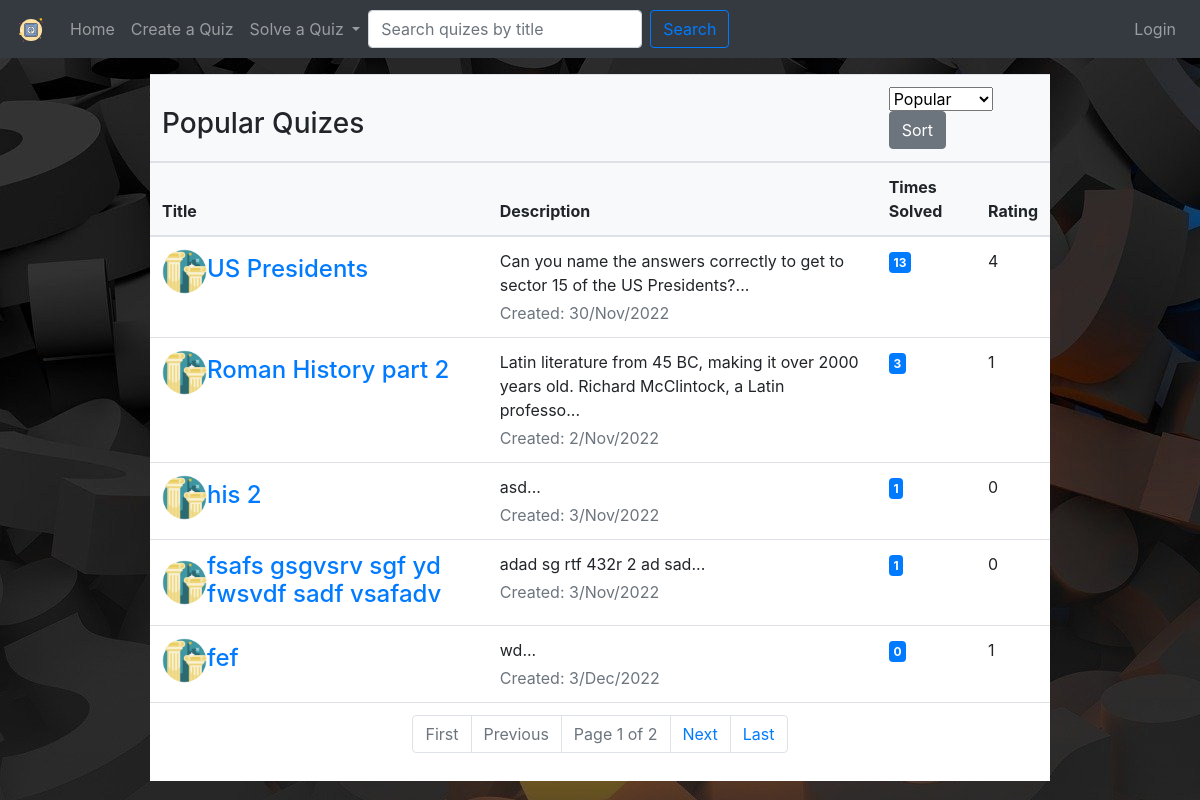
Screenshot of /quizes/history/ with the database file from the repository.
### quiz/models.py (models this page shows, shortened)
class Quiz(models.Model):
    choices = (
        ('history', "History"),
        ('geography', "Geography"),
        ('sports', "Sports"),
        ('entertainment', "Entertainment"),
        ('music', "Music"),
        ('language', "Language"),
        ('gaming', "Gaming"),
        ('other', "Other"),
    )
    title = models.CharField(max_length=40, unique=True, blank=False)
    description = models.CharField(max_length=100, blank=False)
    category = models.CharField(max_length=20, choices = choices)
    created = models.DateTimeField(auto_now_add=True)
    created_by = models.ForeignKey(settings.AUTH_USER_MODEL, null=True, on_delete=models.SET_NULL)
    rating = models.IntegerField(default=0)
    class Meta:
        verbose_name_plural = "Quizes"

### quiz/views.py (the view, shortened to what this page needs)
# urls.py: path('quizes/<str:category>/', views.quizes, name='quizes'),
def quizes(request, category):
	popular=Quiz.objects.annotate(count=Count('userquizpoints')).order_by('-count').filter(category=category)
	context={'quizes':popular, 'search':'Popular'}
	if request.method == 'GET':
		if request.GET.get('search') == 'Newest':
			newest=Quiz.objects.filter(category=category).order_by('-created').annotate(count=Count('userquizpoints'))
			context={'quizes':newest, 'search':'Newest'}
		elif request.GET.get('search') == 'Oldest':
			oldest=Quiz.objects.filter(category=category).order_by('created').annotate(count=Count('userquizpoints'))
			context={'quizes':oldest, 'search':'Oldest'}
		elif request.GET.get('search') == 'Best Rated':
			rating=Quiz.objects.filter(category=category).annotate(rate=Avg('userquizpoints__points')).order_by('-rating').annotate(count=Count('userquizpoints'))
			context={'quizes':rating, 'search':'Best Rated'}
	paginator = Paginator(context['quizes'],5)
	page_number = request.GET.get('page')
	page_obj = paginator.get_page(page_number)
	context['searchdata']=page_obj
	return render(request, 'quiz/quizes.html', context)

### quiz/templates/quiz/quizes.html (shortened to what this page needs)
{%extends './basetemp.html' %}
{% block content %}
<div class="table-responsive-sm center mt-3">
    <table class="table align-middle mb-0 bg-white table-hover">
        <thead class="bg-light">
            <tr>
                <th colspan="2">
                    <h3>{{search}} Quizes</h3>
                </th>
                <th colspan="3">
                    <form action="" method="POST" style="float: right;">
                        <select name="sort" id="sort" class="form-select">
                             <option value="{{search}}" hidden selected>{{search}}</option>
                        </select>
                        <input type="submit" value="Sort" class="btn btn-secondary">
                    </form>
                </th>
            </tr>
            <tr>
                <th>Title</th>
                <th>Description</th>
                <th>Times Solved</th>
                <th>Rating</th>
            </tr>
        </thead>
        <tbody>
            {% for quiz in searchdata %}
            <tr>
            <td>
                <div class="d-flex align-items-center">
                <img
                    src="/static/quiz/images/{{quiz.category}}.png"
                    alt=""
                    style="width: 45px; height: 45px"
                    class="rounded-circle"
                    />
                <div class="ms-3">
                    <a href="{% url 'quiz' quiz.id %}"><h4 class="fw-bold mb-1">{{quiz.title}}</h4></a>
                </div>
                </div>
            </td>
            <td>
                <p class="fw-normal mb-1">{{quiz.description|truncatechars:100}}...</p>
                <p class="text-muted mb-0">Created: {{quiz.created|date:'j/M/Y'}}</p>
            </td>
            <td>
                <span class="badge badge-primary rounded-pill d-inline">{{quiz.count}}</span>
            </td>
            <td>{{quiz.rating}}</td>
            </tr>
            {% endfor %}
        </tbody>
        <tfoot>
            <td colspan="5">
                <nav aria-label="Page navigation example">
                    <ul class="pagination justify-content-center">
                        <li class="page-item {% if not searchdata.has_previous %} disabled {% endif %}">
                            <a class="page-link" href="?page=1&search={{search}}" tabindex="-1">First</a>
                        </li>
                        <li class="page-item {% if not searchdata.has_previous %} disabled {% endif %}">
                            <a class="page-link" href="{% if searchdata.has_previous %}?page={{ searchdata.previous_page_number }}&search={{search}} {% else %} # {% endif %}" tabindex="-1">Previous</a>
                        </li>
                        <li class="page-item disabled">
                            <a class="page-link" href="#">Page {{ searchdata.number }} of {{ searchdata.paginator.num_pages }}</a></li>
                        <li class="page-item {% if not searchdata.has_next %} disabled {% endif %}">
                            <a class="page-link" href="{% if searchdata.has_next %}?page={{ searchdata.next_page_number }}&search={{search}} {% else %} # {% endif %}">Next</a>
                        </li>
                        <li class="page-item {% if not searchdata.has_next %} disabled {% endif %}">
                            <a class="page-link" href="?page={{ searchdata.paginator.num_pages }}&search={{search}}" tabindex="-1">Last</a>
                        </li>
                    </ul>
                </nav>
            </td>
        </tfoot>
    </table>
</div>
{% endblock %}

### quiz/static/quiz/style.css (style rules this page uses)
.center { margin: auto; width: 75%; }
body { background-image: url("images/question.jpg"); background-color: rgb(39, 39, 39); background-repeat: no-repeat; }

### rows the page displays
Quiz: category (picture), title "US Presidents", description "Can you name the answers correctly to get to sector 15 of the US Presidents?", created "30/Nov/2022", count "13", rating "4"
Quiz: category (picture), title "Roman History part 2", description "Latin literature from 45 BC, making it over 2000 years old. Richard McClintock, a Latin professo", created "2/Nov/2022", count "3", rating "1"
Quiz: category (picture), title "his 2", description "asd", created "3/Nov/2022", count "1", rating "0"
Quiz: category (picture), title "fsafs gsgvsrv sgf yd fwsvdf sadf vsafadv", description "adad sg rtf 432r 2 ad sad", created "3/Nov/2022", count "1", rating "0"
Quiz: category (picture), title "fef", description "wd", created "3/Dec/2022", count "0", rating "1"

### other values shown
{{ search }} "Popular"
{{ searchdata.number }} "1"
{{ searchdata.paginator.num_pages }} "2"
form field sort "Popular"
